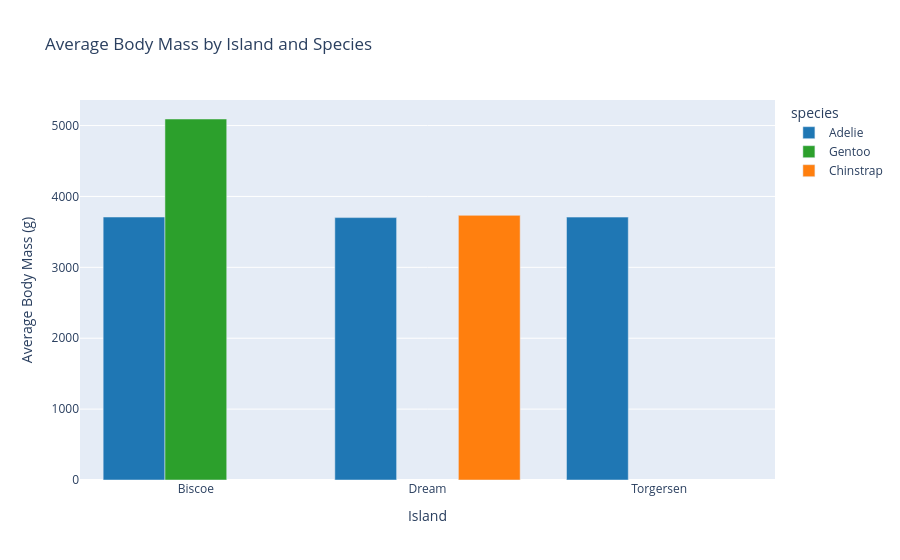

The notebook cell this image was saved under:
### Code cell
island_species = (
    viz_df.groupby(["island", "species"])
    .size()
    .reset_index(name="count")
)
heatmap_df = island_species.pivot(index="species", columns="island", values="count").fillna(0)

fig = px.imshow(
    heatmap_df,
    text_auto=True,
    aspect="auto",
    color_continuous_scale="Blues",
    title="Adelie Appear on All Three Islands, While Gentoo and Chinstrap Appear on One Each",
    labels=dict(x="Island", y="Species", color="Penguin Count")
)

fig.update_layout(
    plot_bgcolor="white",
    paper_bgcolor="white"
)

fig.update_traces(
    textfont_size=14
)

fig.show()

### Figure 1 — Plotly figure (JSON) as saved in the notebook; plotly's stock layout.template omitted (floating-point values rounded to 4 significant figures)
{"data": [{"alignmentgroup": "True", "hovertemplate": "species=Adelie<br>island=%{x}<br>body_mass_g=%{y}<extra></extra>", "legendgroup": "Adelie", "marker": {"color": "#1f77b4", "pattern": {"shape": ""}}, "name": "Adelie", "offsetgroup": "Adelie", "orientation": "v", "showlegend": true, "textposition": "auto", "type": "bar", "x": ["Biscoe", "Dream", "Torgersen"], "xaxis": "x", "y": [3710.0, 3701.0, 3709.0], "yaxis": "y"}, {"alignmentgroup": "True", "hovertemplate": "species=Gentoo<br>island=%{x}<br>body_mass_g=%{y}<extra></extra>", "legendgroup": "Gentoo", "marker": {"color": "#2ca02c", "pattern": {"shape": ""}}, "name": "Gentoo", "offsetgroup": "Gentoo", "orientation": "v", "showlegend": true, "textposition": "auto", "type": "bar", "x": ["Biscoe"], "xaxis": "x", "y": [5092.0], "yaxis": "y"}, {"alignmentgroup": "True", "hovertemplate": "species=Chinstrap<br>island=%{x}<br>body_mass_g=%{y}<extra></extra>", "legendgroup": "Chinstrap", "marker": {"color": "#ff7f0e", "pattern": {"shape": ""}}, "name": "Chinstrap", "offsetgroup": "Chinstrap", "orientation": "v", "showlegend": true, "textposition": "auto", "type": "bar", "x": ["Dream"], "xaxis": "x", "y": [3733.0], "yaxis": "y"}], "layout": {"barmode": "group", "legend": {"title": {"text": "species"}, "tracegroupgap": 0}, "title": {"text": "Average Body Mass by Island and Species"}, "xaxis": {"anchor": "y", "domain": [0, 1], "title": {"text": "Island"}}, "yaxis": {"anchor": "x", "domain": [0, 1], "title": {"text": "Average Body Mass (g)"}}}}
